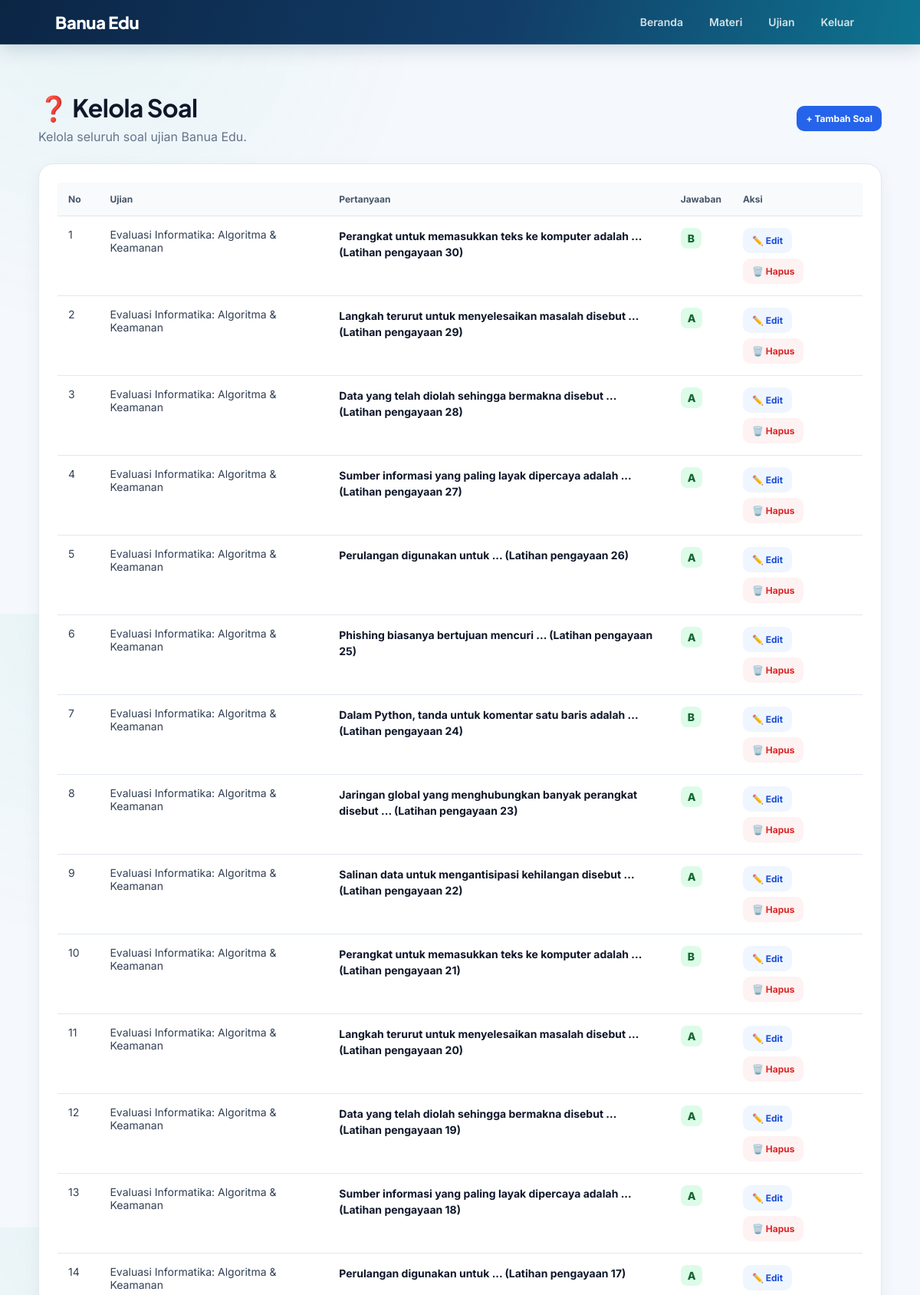
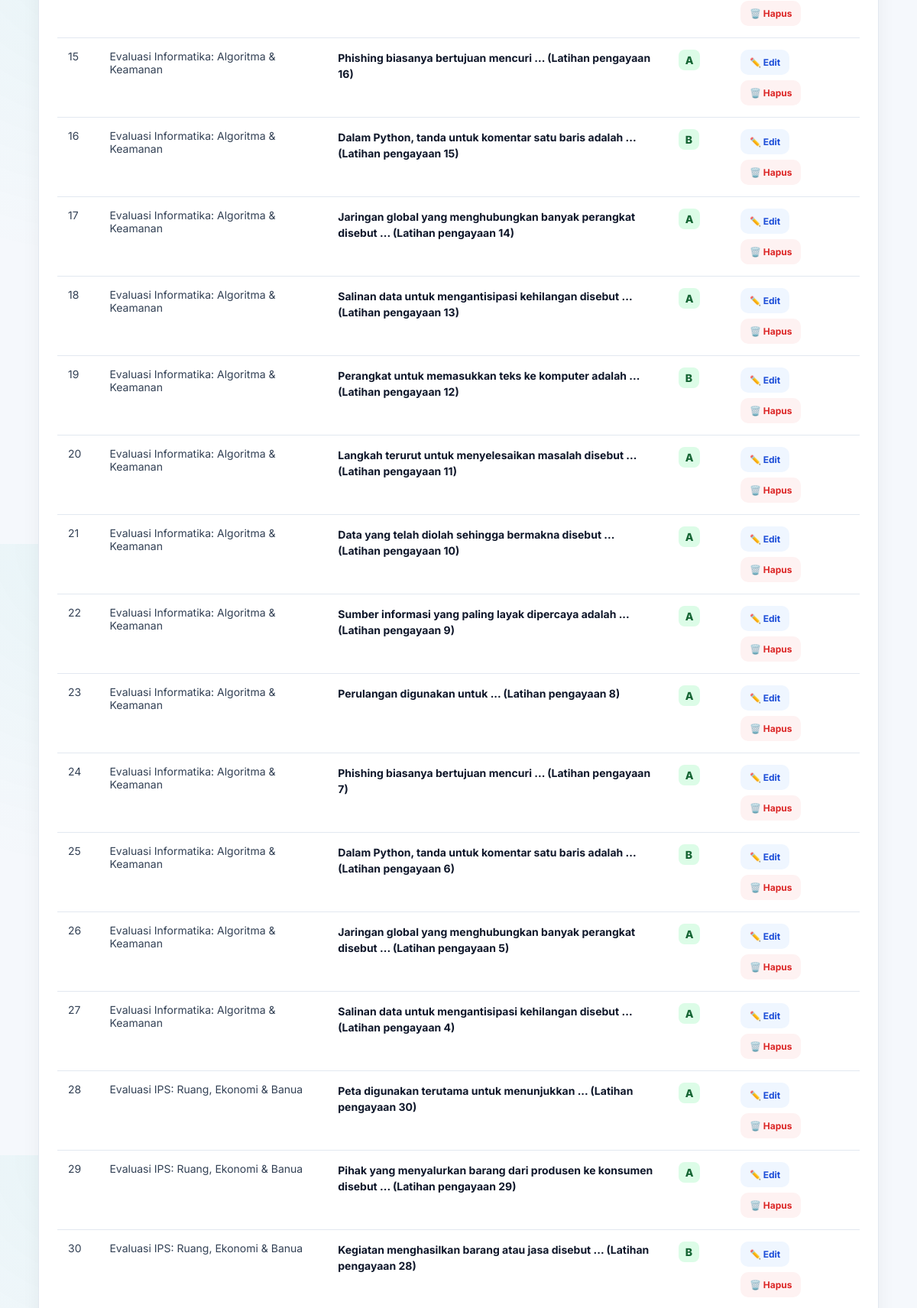
Page /admin/questions (signed in, upper part) on the committed database (2 pictures, top to bottom).
### app/models.py (models this page shows)
class Question(db.Model):
    id = db.Column(db.Integer, primary_key=True)
    quiz_id = db.Column(db.Integer, db.ForeignKey("quiz.id"), nullable=False)
    pertanyaan = db.Column(db.Text, nullable=False)
    opsi_a = db.Column(db.Text, nullable=False)
    opsi_b = db.Column(db.Text, nullable=False)
    opsi_c = db.Column(db.Text, nullable=False)
    opsi_d = db.Column(db.Text, nullable=False)
    jawaban = db.Column(db.String(1), nullable=False)
    pembahasan = db.Column(db.Text, default="")

class Quiz(db.Model):
    id = db.Column(db.Integer, primary_key=True)
    subject_id = db.Column(db.Integer, db.ForeignKey("subject.id"), nullable=False)
    judul = db.Column(db.String(180), nullable=False)
    durasi_menit = db.Column(db.Integer, default=30)
    aktif = db.Column(db.Boolean, default=True)
    questions = db.relationship("Question", backref="quiz", lazy=True, cascade="all, delete-orphan")

### app/admin/routes.py (the view)
@admin_bp.get("/questions")
@admin_required
def questions():
    questions = (
        Question.query
        .order_by(Question.id.desc())
        .all()
    )
    return render_template(
        "admin/questions.html",
        questions=questions
    )

### app/admin/routes.py (called while the page is built)
def admin_required(fn):
    @wraps(fn)
    @login_required
    def wrapper(*args, **kwargs):
        if current_user.role != "admin":
            return "403 - Akses admin diperlukan.", 403
        return fn(*args, **kwargs)
    return wrapper

### app/models.py (called while the page is built)
@login_manager.user_loader
def load_user(user_id):
    return db.session.get(User, int(user_id))

### templates/admin/questions.html (shortened to what this page needs)
{% extends "base.html" %}
{% block content %}
<div class="wrap">
    <div class="head">
        <div>
            <h1>❓ Kelola Soal</h1>
            <p>Kelola seluruh soal ujian Banua Edu.</p>
        </div>
        <a
            href="{{ url_for('admin.new_question') }}"
            class="btn add"
        >
            + Tambah Soal
        </a>
    </div>
    <div class="card">
        {% if questions %}
        <div class="table-wrap">
            <table>
                <thead>
                    <tr>
                        <th>No</th>
                        <th>Ujian</th>
                        <th>Pertanyaan</th>
                        <th>Jawaban</th>
                        <th>Aksi</th>
                    </tr>
                </thead>
                <tbody>
                {% for question in questions %}
                    <tr>
                        <td>
                            {{ loop.index }}
                        </td>
                        <td>
                            {{ question.quiz.judul }}
                        </td>
                        <td>
                            <div class="question">
                                {{ question.pertanyaan }}
                            </div>
                        </td>
                        <td>
                            <span class="answer">
                                {{ question.jawaban }}
                            </span>
                        </td>
                        <td>
                            <div class="actions">
                                <a
                                    href="{{ url_for(
                                        'admin.edit_question',
                                        question_id=question.id
                                    ) }}"
                                    class="btn edit"
                                >
                                    ✏️ Edit
                                </a>
                                <form
                                    method="POST"
                                    action="{{ url_for(
                                        'admin.delete_question',
                                        question_id=question.id
                                    ) }}"
                                    onsubmit="return confirm(
                                        'Yakin ingin menghapus soal ini?'
                                    );"
                                >
                                    <button
                                        type="submit"
                                        class="btn delete"
                                    >
                                        🗑️ Hapus
                                    </button>
                                </form>
                            </div>
                        </td>
                    </tr>
                {% endfor %}
                </tbody>
            </table>
        </div>
        {% endif %}
    </div>
</div>
{% endblock %}

### app/templates/base.html (style rules this page uses)
* { box-sizing: border-box; }
html[data-theme="light"] { --bg: #f5f8fc; --bg-card: #ffffff; --bg-nav: linear-gradient(105deg, #0b2545 0%, #123d68 55%, #0e7490 100%); --text: #334155; --text-h: #102a43; --text-muted: #64748b; --accent: #0f766e; --accent-dark: #0d9488; --accent-hover: #14b8a6; --accent-text: #ffffff; --border: #dce7f0; --input-bg: #fff; --input-border: #cbd9e6; --flash-bg: #ecfeff; --flash-text: #155e75; --toggle-bg: #fff; --toggle-border: #b9d9d6; --nav-link: rgba(255,255,255,0.9); }
body { margin: 0; font-family: 'Inter', system-ui, -apple-system, BlinkMacSystemFont, sans-serif; background: radial-gradient(circle at 10% 0%, rgba(20, 184, 166, .06), transparent 32%), var(--bg); color: var(--text); -webkit-font-smoothing: antialiased; min-height: 100vh; transition: background 0.3s ease, color 0.3s ease; }
.card { background: var(--bg-card); border: 1px solid var(--border); border-radius: 18px; padding: 24px; margin-bottom: 20px; box-shadow: 0 12px 28px rgba(25, 55, 80, 0.08); }
h1, h2, h3 { margin-top: 0; color: var(--text-h); font-family: 'Plus Jakarta Sans', sans-serif; letter-spacing: -.02em; }
.btn { display: inline-block; padding: 11px 18px; border-radius: 10px; text-decoration: none; border: 0; cursor: pointer; font-weight: 700; font-size: 14px; font-family: inherit; transition: all 0.2s ease; }
a { color: #0f766e; }

### templates/admin/questions.html (style rules this page uses)
.wrap { max-width:1200px; margin:auto; padding:30px 20px 60px; }
.head { display:flex; justify-content:space-between; align-items:center; gap:15px; margin-bottom:25px; }
.head h1 { margin:0; color:#0f172a; font-size:32px; }
.head p { margin:7px 0 0; color:#64748b; }
.card { background:white; border:1px solid #e2e8f0; border-radius:20px; overflow:hidden; box-shadow:0 8px 25px rgba(15,23,42,.05); }
.table-wrap { overflow-x:auto; }
table { width:100%; border-collapse:collapse; }
th { padding:14px; background:#f8fafc; text-align:left; color:#475569; font-size:12px; }
td { padding:15px 14px; border-top:1px solid #e2e8f0; font-size:14px; vertical-align:top; }
.question { max-width:450px; color:#0f172a; font-weight:700; line-height:1.5; }
.answer { display:inline-block; padding:5px 9px; border-radius:8px; background:#dcfce7; color:#166534; font-weight:800; text-transform:uppercase; }
.actions { display:flex; gap:7px; flex-wrap:wrap; }
.btn { border:0; border-radius:10px; padding:9px 12px; text-decoration:none; cursor:pointer; font-size:12px; font-weight:700; }
.add { background:#2563eb; color:white; }
.edit { background:#eff6ff; color:#1d4ed8; }
.delete { background:#fef2f2; color:#dc2626; }

### rows in the picture
Question: quiz.judul "Evaluasi Informatika: Algoritma & Keamanan", pertanyaan "Perangkat untuk memasukkan teks ke komputer adalah ... (Latihan pengayaan 30)", jawaban "B"
Question: quiz.judul "Evaluasi Informatika: Algoritma & Keamanan", pertanyaan "Langkah terurut untuk menyelesaikan masalah disebut ... (Latihan pengayaan 29)", jawaban "A"
Question: quiz.judul "Evaluasi Informatika: Algoritma & Keamanan", pertanyaan "Data yang telah diolah sehingga bermakna disebut ... (Latihan pengayaan 28)", jawaban "A"
Question: quiz.judul "Evaluasi Informatika: Algoritma & Keamanan", pertanyaan "Sumber informasi yang paling layak dipercaya adalah ... (Latihan pengayaan 27)", jawaban "A"
Question: quiz.judul "Evaluasi Informatika: Algoritma & Keamanan", pertanyaan "Perulangan digunakan untuk ... (Latihan pengayaan 26)", jawaban "A"
Question: quiz.judul "Evaluasi Informatika: Algoritma & Keamanan", pertanyaan "Phishing biasanya bertujuan mencuri ... (Latihan pengayaan 25)", jawaban "A"
Question: quiz.judul "Evaluasi Informatika: Algoritma & Keamanan", pertanyaan "Dalam Python, tanda untuk komentar satu baris adalah ... (Latihan pengayaan 24)", jawaban "B"
Question: quiz.judul "Evaluasi Informatika: Algoritma & Keamanan", pertanyaan "Jaringan global yang menghubungkan banyak perangkat disebut ... (Latihan pengayaan 23)", jawaban "A"
Question: quiz.judul "Evaluasi Informatika: Algoritma & Keamanan", pertanyaan "Salinan data untuk mengantisipasi kehilangan disebut ... (Latihan pengayaan 22)", jawaban "A"
Question: quiz.judul "Evaluasi Informatika: Algoritma & Keamanan", pertanyaan "Perangkat untuk memasukkan teks ke komputer adalah ... (Latihan pengayaan 21)", jawaban "B"
Question: quiz.judul "Evaluasi Informatika: Algoritma & Keamanan", pertanyaan "Langkah terurut untuk menyelesaikan masalah disebut ... (Latihan pengayaan 20)", jawaban "A"
Question: quiz.judul "Evaluasi Informatika: Algoritma & Keamanan", pertanyaan "Data yang telah diolah sehingga bermakna disebut ... (Latihan pengayaan 19)", jawaban "A"
Question: quiz.judul "Evaluasi Informatika: Algoritma & Keamanan", pertanyaan "Sumber informasi yang paling layak dipercaya adalah ... (Latihan pengayaan 18)", jawaban "A"
Question: quiz.judul "Evaluasi Informatika: Algoritma & Keamanan", pertanyaan "Perulangan digunakan untuk ... (Latihan pengayaan 17)", jawaban "A"
Question: quiz.judul "Evaluasi Informatika: Algoritma & Keamanan", pertanyaan "Phishing biasanya bertujuan mencuri ... (Latihan pengayaan 16)", jawaban "A"
Question: quiz.judul "Evaluasi Informatika: Algoritma & Keamanan", pertanyaan "Dalam Python, tanda untuk komentar satu baris adalah ... (Latihan pengayaan 15)", jawaban "B"
Question: quiz.judul "Evaluasi Informatika: Algoritma & Keamanan", pertanyaan "Jaringan global yang menghubungkan banyak perangkat disebut ... (Latihan pengayaan 14)", jawaban "A"
Question: quiz.judul "Evaluasi Informatika: Algoritma & Keamanan", pertanyaan "Salinan data untuk mengantisipasi kehilangan disebut ... (Latihan pengayaan 13)", jawaban "A"
Question: quiz.judul "Evaluasi Informatika: Algoritma & Keamanan", pertanyaan "Perangkat untuk memasukkan teks ke komputer adalah ... (Latihan pengayaan 12)", jawaban "B"
Question: quiz.judul "Evaluasi Informatika: Algoritma & Keamanan", pertanyaan "Langkah terurut untuk menyelesaikan masalah disebut ... (Latihan pengayaan 11)", jawaban "A"
Question: quiz.judul "Evaluasi Informatika: Algoritma & Keamanan", pertanyaan "Data yang telah diolah sehingga bermakna disebut ... (Latihan pengayaan 10)", jawaban "A"
Question: quiz.judul "Evaluasi Informatika: Algoritma & Keamanan", pertanyaan "Sumber informasi yang paling layak dipercaya adalah ... (Latihan pengayaan 9)", jawaban "A"
Question: quiz.judul "Evaluasi Informatika: Algoritma & Keamanan", pertanyaan "Perulangan digunakan untuk ... (Latihan pengayaan 8)", jawaban "A"
Question: quiz.judul "Evaluasi Informatika: Algoritma & Keamanan", pertanyaan "Phishing biasanya bertujuan mencuri ... (Latihan pengayaan 7)", jawaban "A"
Question: quiz.judul "Evaluasi Informatika: Algoritma & Keamanan", pertanyaan "Dalam Python, tanda untuk komentar satu baris adalah ... (Latihan pengayaan 6)", jawaban "B"
Question: quiz.judul "Evaluasi Informatika: Algoritma & Keamanan", pertanyaan "Jaringan global yang menghubungkan banyak perangkat disebut ... (Latihan pengayaan 5)", jawaban "A"
Question: quiz.judul "Evaluasi Informatika: Algoritma & Keamanan", pertanyaan "Salinan data untuk mengantisipasi kehilangan disebut ... (Latihan pengayaan 4)", jawaban "A"
Question: quiz.judul "Evaluasi IPS: Ruang, Ekonomi & Banua", pertanyaan "Peta digunakan terutama untuk menunjukkan ... (Latihan pengayaan 30)", jawaban "A"
Question: quiz.judul "Evaluasi IPS: Ruang, Ekonomi & Banua", pertanyaan "Pihak yang menyalurkan barang dari produsen ke konsumen disebut ... (Latihan pengayaan 29)", jawaban "A"
Question: quiz.judul "Evaluasi IPS: Ruang, Ekonomi & Banua", pertanyaan "Kegiatan menghasilkan barang atau jasa disebut ... (Latihan pengayaan 28)", jawaban "B"
